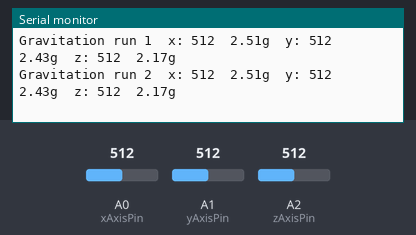
Bench run of a program on a simulated Arduino Uno, built with avr-gcc and run on an emulated ATmega328P. On the bench: the last lines printed to the serial monitor. Inputs (shaded band) come from the test bench; at power-on: A0 (xAxisPin) = 512, A1 (yAxisPin) = 512, A2 (zAxisPin) = 512.

Above: at 2.8 s.
2.9 s: A0 (xAxisPin) set to 716
At 5.1 s:
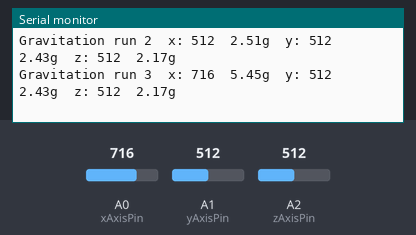
5.6 s: A1 (yAxisPin) set to 716
At 6.7 s:
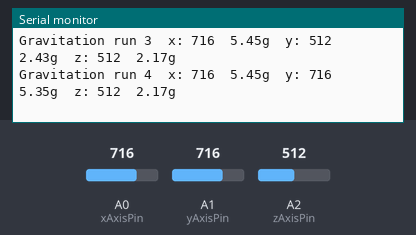
8.3 s: A2 (zAxisPin) set to 716
At 10.8 s:
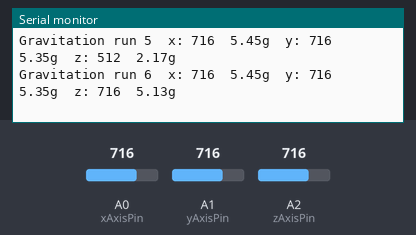
11.0 s: A0 (xAxisPin) set to 900
At 12.7 s:
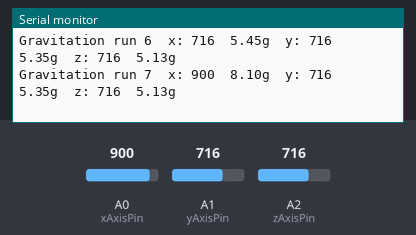
13.7 s: A1 (yAxisPin) set to 900
At 15.5 s:
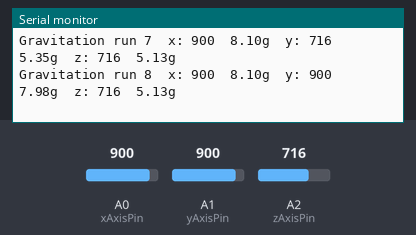
16.4 s: A2 (zAxisPin) set to 900
At 18.7 s:
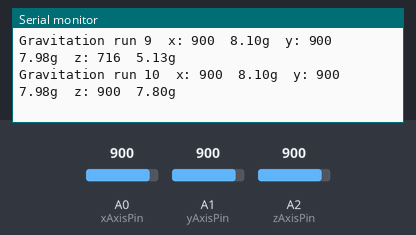
Timing chart, 0 to 20.1 s (numbered marks = the images above; inputs shaded):
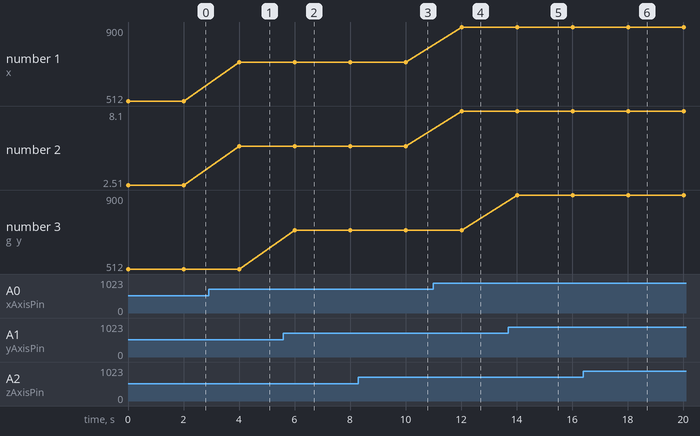

The program:

main.cpp
```cpp
#include <Arduino.h>

int xAxisPin = A0;
int yAxisPin = A1;
int zAxisPin = A2;

//Variables to hold the returned
//ADC data from the analog input
//pins
int xAxisValADC = 0;
int yAxisValADC = 0;
int zAxisValADC = 0;

//Arduino Uno with a 10-bit resolution (max output value = 1023)
const int ADCMaxVal = 1023;

//The AD converter voltage, measured with a voltage meter in mV
const float VREF = 3300;

int run = 0;

void setup()
{
  Serial.begin(9600);
  while (!Serial);
  //analogReference(EXTERNAL);
  pinMode(xAxisPin, INPUT);
  pinMode(yAxisPin, INPUT);
  pinMode(zAxisPin, INPUT);
}

void loop()
{
  //Read the x, y, and z values from
  //the analog input pins and hold them
  xAxisValADC = analogRead(xAxisPin);
  yAxisValADC = analogRead(yAxisPin);
  zAxisValADC = analogRead(zAxisPin);
  Serial.print("Gravitation run ");
  Serial.print(++run);
  if (run == 65535)
  {
    run = 0;
  }
  Serial.print("\tx: ");
  Serial.print(xAxisValADC);
  Serial.print("\t");
  Serial.print(float(xAxisValADC * 0.0144 - 4.86));
  Serial.print("g");

  Serial.print("\ty: ");
  Serial.print(yAxisValADC);
  Serial.print("\t");
  Serial.print(float(yAxisValADC * 0.0143 - 4.89));
  Serial.print("g");

  Serial.print("\tz: ");
  Serial.print(zAxisValADC);
  Serial.print("\t");
  Serial.print(float(zAxisValADC * 0.0145 - 5.25));
  Serial.print("g");
  Serial.println();
  delay(2000);
}
```

Measured:
- after the input at 2.9 s, the serial monitor: prints a new line after 1.1 s (image 1)
- after the input at 5.6 s, the serial monitor: prints a new line after 0.41 s (image 2)
- after the input at 8.3 s, the serial monitor: prints a new line after 1.7 s (image 3)
- after the input at 11.0 s, the serial monitor: prints a new line after 1.0 s (image 4)
- after the input at 13.7 s, the serial monitor: prints a new line after 0.32 s (image 5)
- after the input at 16.4 s, the serial monitor: prints a new line after 1.6 s (image 6)
- plotted number 1: 512 → 716 after the input at 2.9 s, 716 → 900 after the input at 11.0 s
- plotted number 2: 2.51 → 5.45 after the input at 2.9 s, 5.45 → 8.1 after the input at 11.0 s
